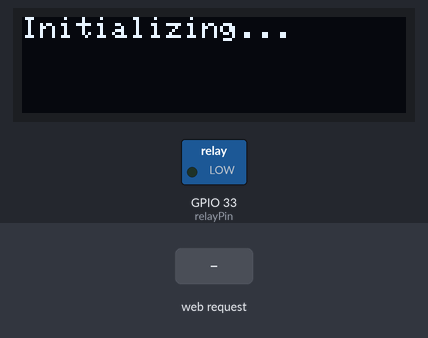
The sketch below on a simulated ESP32. Parts: 128×32 one-colour display, switched loads named in the sketch (green lamp = pin HIGH). The inputs (shaded band) are chosen by the test bench. WiFi joins after 1.5 s; servers stay silent unless stated; network time is answered at once with the bench clock; the local clock reads 2024-03-15 10:24:30 at power-on unless the sketch sets it; what the sketch prints to the serial monitor is not drawn.

Above: at 0.1 s.
At 4.2 s:
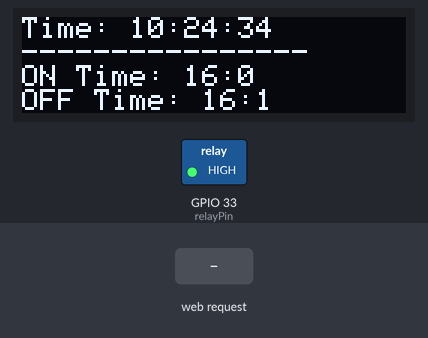
4.3 s: HTTP request GET /toggle received
At 5.8 s:
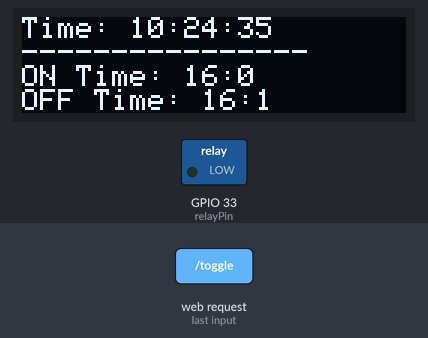
Timing chart, 0 to 7.3 s (numbered marks = the images above; inputs shaded):
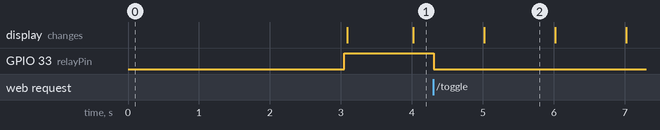

Measured:
- after the input at 4.3 s, GPIO 33 (relayPin): HIGH → LOW at once
- what the display in image 2 shows lasts 1.0 s, from 5.0 s to 6.0 s

The sketch:

Plant_Watering_System.ino
```cpp
#include <WiFi.h>
#include <NTPClient.h>
#include <WiFiUdp.h>
#include <WebServer.h>
#include <Wire.h>
#include <Adafruit_GFX.h>
#include <Adafruit_SSD1306.h>

// Replace these with your WiFi credentials
const char* ssid = "techno";      // Your WiFi SSID
const char* password = "techno@123";  // Your WiFi password

// Define NTP Server address
const char* ntpServer = "in.pool.ntp.org";  // NTP server in your region
const long gmtOffset_sec = 19800;   // Offset from UTC (in seconds) - India GMT+5:30
const int daylightOffset_sec = 0;   // No daylight offset

// Define relay pin
const int relayPin = 33;  // Pin connected to relay

// Define OLED parameters
#define SCREEN_WIDTH 128
#define SCREEN_HEIGHT 32
#define OLED_RESET -1
Adafruit_SSD1306 display(SCREEN_WIDTH, SCREEN_HEIGHT, &Wire, OLED_RESET);

// Define NTP and WiFi objects
WiFiUDP ntpUDP;
NTPClient timeClient(ntpUDP, ntpServer, gmtOffset_sec, daylightOffset_sec);

// Create a web server on port 80
WebServer server(80);

// Variables for relay control and timing
int relayOnHour = 16;     // Default ON time in 24HR format
int relayOnMinute = 0;    // Default ON time in minutes
int relayOffHour = 16;    // Default OFF time in 24HR format
int relayOffMinute = 1;   // Default OFF time in minutes
bool relayState = false;  // Initial relay state

// HTML page served to configure times and toggle relay
const char* htmlPage = R"rawliteral(
<!DOCTYPE html>
<html>
<head>
  <title>ESP32 Relay Control</title>
  <style>
    body {
      font-family: Arial, sans-serif;
      display: flex;
      flex-direction: column;
      align-items: center;
      justify-content: center;
      height: 100vh;
      background-color: #f7f7f7;
    }
    form {
      background: #fff;
      padding: 20px;
      border-radius: 8px;
      box-shadow: 0 0 10px rgba(0, 0, 0, 0.1);
      width: 300px;
      margin-bottom: 20px;
    }
    label, input {
      display: block;
      margin-bottom: 10px;
      width: 100%;
    }
    input[type="submit"], .switch {
      display: none;
    }
    .switch {
      position: relative;
      display: inline-block;
      width: 60px;
      height: 34px;
    }
    .switch input {
      opacity: 0;
      width: 0;
      height: 0;
    }
    .slider {
      position: absolute;
      cursor: pointer;
      top: 0;
      left: 0;
      right: 0;
      bottom: 0;
      background-color: #ccc;
      transition: .4s;
      border-radius: 34px;
    }
    .slider:before {
      position: absolute;
      content: "";
      height: 26px;
      width: 26px;
      left: 4px;
      bottom: 4px;
      background-color: white;
      transition: .4s;
      border-radius: 50%;
    }
    input:checked + .slider {
      background-color: #4CAF50; /* Green */
    }
    input:checked + .slider:before {
      transform: translateX(26px);
    }
  </style>
  <script>
    function toggleRelay() {
      var xhr = new XMLHttpRequest();
      xhr.open("GET", "/toggle", true);
      xhr.onreadystatechange = function() {
        if (xhr.readyState == 4 && xhr.status == 200) {
          var relayState = JSON.parse(xhr.responseText).relayState;
          document.getElementById("toggleSwitch").checked = relayState;
          document.getElementById("toggleSwitch").nextElementSibling.classList.toggle("active", relayState);
        }
      }
      xhr.send();
    }

    function setTimes() {
      var onHour = document.getElementById("onHour").value;
      var onMinute = document.getElementById("onMinute").value;
      var offHour = document.getElementById("offHour").value;
      var offMinute = document.getElementById("offMinute").value;

      var xhr = new XMLHttpRequest();
      var url = "/set_time?onHour=" + onHour + "&onMinute=" + onMinute + "&offHour=" + offHour + "&offMinute=" + offMinute;
      xhr.open("GET", url, true);
      xhr.onreadystatechange = function() {
        if (xhr.readyState == 4 && xhr.status == 200) {
          location.reload();  // Refresh page after setting time
        }
      }
      xhr.send();
    }

    window.onload = function() {
      var xhr = new XMLHttpRequest();
      xhr.open("GET", "/relay_state", true);
      xhr.onreadystatechange = function() {
        if (xhr.readyState == 4 && xhr.status == 200) {
          var relayState = JSON.parse(xhr.responseText).relayState;
          document.getElementById("toggleSwitch").checked = relayState;
          document.getElementById("toggleSwitch").nextElementSibling.classList.toggle("active", relayState);
        }
      }
      xhr.send();
    }
  </script>
</head>
<body>
  <h1>ESP32 Relay Control</h1>
  <form>
    <label for="onHour">ON Time (24HR):</label>
    <input type="number" id="onHour" name="onHour" min="0" max="23" value="16">
    <input type="number" id="onMinute" name="onMinute" min="0" max="59" value="0"><br><br>
    <label for="offHour">OFF Time (24HR):</label>
    <input type="number" id="offHour" name="offHour" min="0" max="23" value="16">
    <input type="number" id="offMinute" name="offMinute" min="0" max="59" value="1"><br><br>
    <input type="button" value="Set Times" onclick="setTimes()">
  </form>
  <label class="switch" onclick="toggleRelay()">
    <input type="checkbox" id="toggleSwitch">
    <span class="slider"></span>
  </label>
</body>
</html>
)rawliteral";

// Handle root URL request
void handleRoot() {
  server.send(200, "text/html", htmlPage);
}

// Handle setting ON and OFF times
void handleSetTime() {
  if (server.hasArg("onHour")) relayOnHour = server.arg("onHour").toInt();
  if (server.hasArg("onMinute")) relayOnMinute = server.arg("onMinute").toInt();
  if (server.hasArg("offHour")) relayOffHour = server.arg("offHour").toInt();
  if (server.hasArg("offMinute")) relayOffMinute = server.arg("offMinute").toInt();
  server.send(200, "text/html", "Time updated.<br><a href=\"/\">Go back</a>");
}

// Handle toggling the relay
void handleToggle() {
  relayState = !relayState;
  digitalWrite(relayPin, relayState ? LOW : HIGH);  // Adjust based on your relay configuration
  String response = "{\"relayState\":" + String(relayState ? "true" : "false") + "}";
  server.send(200, "application/json", response);
}

// Handle getting current relay state
void handleRelayState() {
  String response = "{\"relayState\":" + String(relayState ? "true" : "false") + "}";
  server.send(200, "application/json", response);
}

void setup() {
  // Initialize Serial Monitor
  Serial.begin(115200);

  // Initialize OLED display
  if (!display.begin(SSD1306_SWITCHCAPVCC, 0x3C)) {
    Serial.println(F("SSD1306 allocation failed"));
    for (;;);
  }
  display.clearDisplay();
  display.setTextColor(SSD1306_WHITE);
  display.setTextSize(1);
  display.setCursor(0, 0);
  display.println("Initializing...");
  display.display();
  delay(1000);

  // Connect to WiFi
  WiFi.begin(ssid, password);
  while (WiFi.status() != WL_CONNECTED) {
    delay(1000);
    Serial.println("Connecting to WiFi...");
  }
  Serial.println("Connected to WiFi");
  Serial.print("IP address: ");
  Serial.println(WiFi.localIP());

  // Initialize relay pin
  pinMode(relayPin, OUTPUT);
  digitalWrite(relayPin, HIGH);  // Initial state (adjust based on your relay configuration)

  // Initialize NTP client
  timeClient.begin();

  // Setup web server routes
  server.on("/", HTTP_GET, handleRoot);
  server.on("/set_time", HTTP_GET, handleSetTime);
  server.on("/toggle", HTTP_GET, handleToggle);
  server.on("/relay_state", HTTP_GET, handleRelayState);

  // Start server
  server.begin();
}

void loop() {
  // Update NTP client
  timeClient.update();

  // Display current time and relay status on OLED
  display.clearDisplay();
  display.setCursor(0, 0);
  display.print("Time: ");
  display.println(timeClient.getFormattedTime());
  display.println("----------------");
  display.print("ON Time: ");
  display.print(relayOnHour);
  display.print(":");
  display.println(relayOnMinute);
  display.print("OFF Time: ");
  display.print(relayOffHour);
  display.print(":");
  display.println(relayOffMinute);
  display.display();

  // Check if it's time to toggle the relay
  int currentHour = timeClient.getHours();
  int currentMinute = timeClient.getMinutes();

  if (currentHour == relayOnHour && currentMinute == relayOnMinute && !relayState) {
    digitalWrite(relayPin, LOW);  // Activate relay (adjust based on your relay configuration)
    relayState = true;
    Serial.println("Relay ON");
  } else if (currentHour == relayOffHour && currentMinute == relayOffMinute && relayState) {
    digitalWrite(relayPin, HIGH);  // Deactivate relay (adjust based on your relay configuration)
    relayState = false;
    Serial.println("Relay OFF");
  }

  // Handle client requests
  server.handleClient();
}
```
